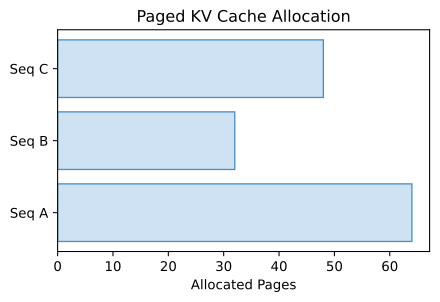

Recreate this plot in Python.
import os
import matplotlib.pyplot as plt
fig, ax = plt.subplots(figsize=(5,3))
ax.barh(['Seq A', 'Seq B', 'Seq C'], [64, 32, 48], color='#cfe2f3', edgecolor='#4a90c4')
ax.set_xlabel('Allocated Pages')
plt.title('Paged KV Cache Allocation')
out = os.environ.get('VISUAL_OUT_PATH', 'out.svg')
plt.savefig(out, format='svg', bbox_inches='tight')
